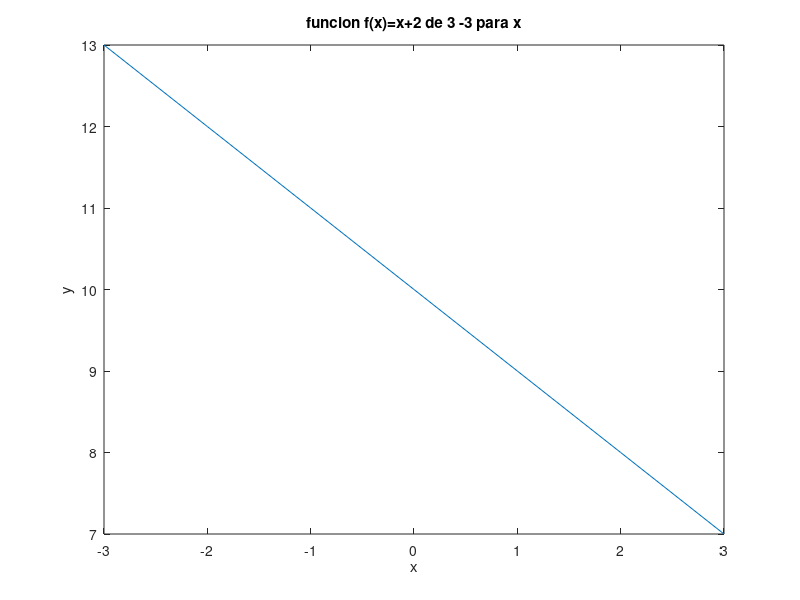

Source code (MATLAB):
%PAOLA  MONTES GARCIA 
%LIMITES1
clear 
x=[ -3:1:3];
y=(10-x);
plot(x,y);
title ("funcion f(x)=x+2 de 3 -3 para x");
xlabel ("x");
ylabel ("y");